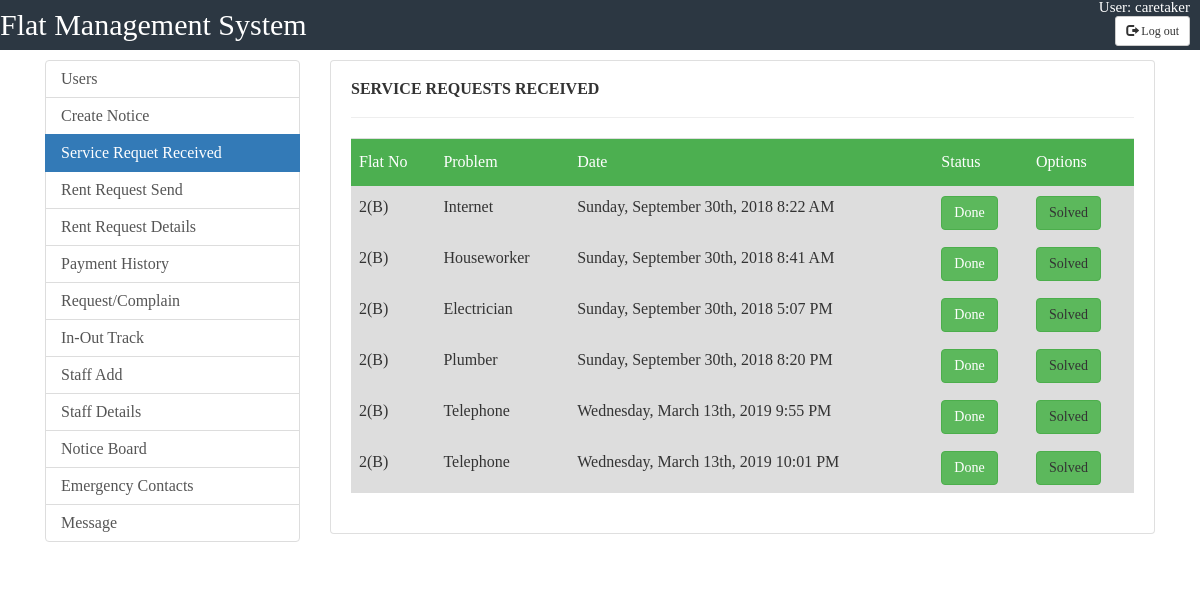
The page /caretaker/requests.php (signed in) on the database as committed earlier.
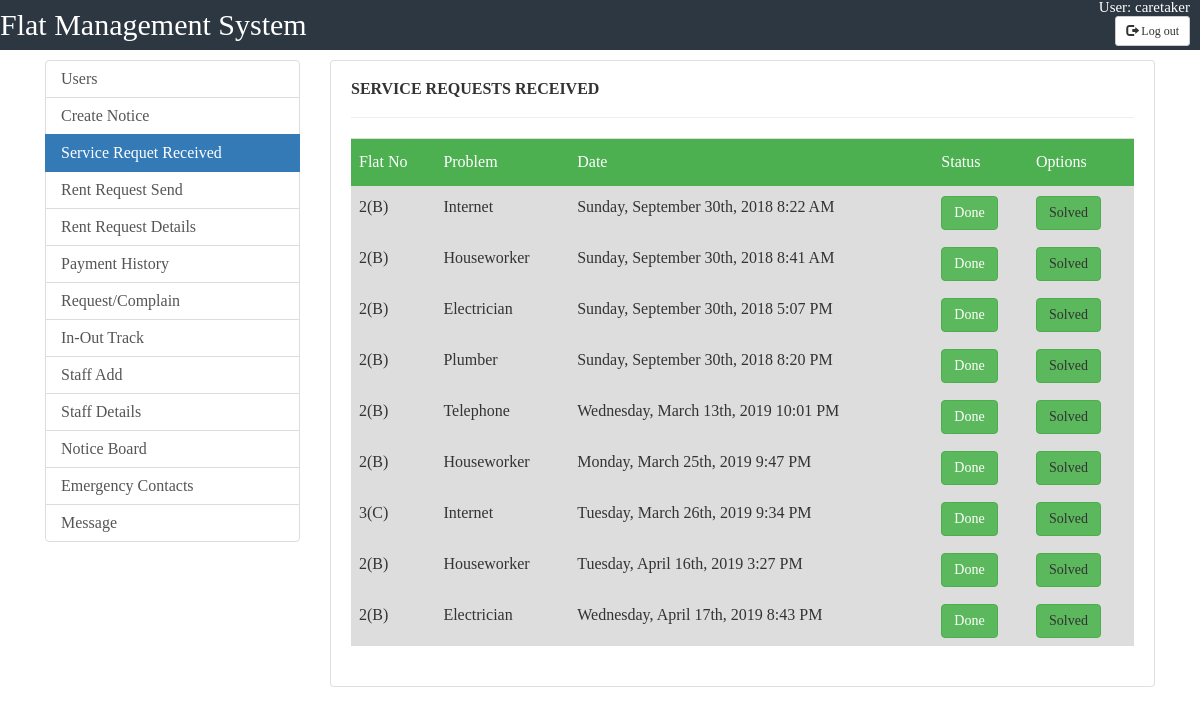
The same page on the database as committed later.
### tables this page shows
CREATE TABLE `service` (
  `id` int(25) NOT NULL,
  `flat_no` varchar(100) NOT NULL,
  `problem` varchar(100) NOT NULL,
  `date` varchar(100) NOT NULL,
  `status` int(2) NOT NULL DEFAULT '0',
  `manager` int(1) NOT NULL DEFAULT '0',
  `msg` varchar(1000) DEFAULT NULL
);

### caretaker/requests.php (the view, shortened to what this page needs)
<?php
include_once("../includes/db.php");
$query ="Select COUNT(id) from service where manager=0 AND status=0 ";
$result = mysqli_query( $con, $query );
$row = mysqli_fetch_array( $result );
$count = $row[ 'COUNT(id)' ];
?>
<!doctype html>
<html>
<head>
	<link href="//maxcdn.bootstrapcdn.com/bootstrap/4.1.1/css/bootstrap.min.css" rel="stylesheet" id="bootstrap-css">
	<link rel="stylesheet" href="../css/table.css">
	<link rel="stylesheet" href="https://maxcdn.bootstrapcdn.com/bootstrap/3.3.7/css/bootstrap.min.css">
	<link rel="stylesheet" href="../css/user.css">
</head>
<body>
	<div class="header">
		<div class="logo">
			<ul>
				<li id="logo">Flat Management System</li>
				<li id="user">User:
					<?php echo $_SESSION['u_id'];?>
				</li><br>
				<form action="<?php $_PHP_Self ?>" method="post">
				<li id="button"><button  name="logout" type="submit" class="btn btn-default btn-sm">
          <span class="glyphicon glyphicon-log-out"></span> Log out
        </button>
				</li>
				</form>
			</ul>
		</div>
	</div>
	<div class="container">
		<div class="row">
			<div class="col-md-3">
				<div class="list-group ">
					<a href="caretaker.php" class="list-group-item list-group-item-action ">Users</a>
					<a href="create_notice.php" class="list-group-item list-group-item-action ">Create Notice</a>
					<a href="#" class="list-group-item list-group-item-action active">Service Requet Received<span class="fa fa-globe" style="color: red;font-weight: 800;padding: 5px;"><?php if($count!=0)echo $count;?></span></a>
					<a href="rent.php" class="list-group-item list-group-item-action ">Rent Request Send</a>
					<a href="payment_received.php" class="list-group-item list-group-item-action">Rent Request Details</a>
					<a href="payment_history.php" class="list-group-item list-group-item-action ">Payment History</a>
					<a href="send_msg.php" class="list-group-item list-group-item-action">Request/Complain</a>
					<a href="io_tracker.php" class="list-group-item list-group-item-action">In-Out Track</a>
					<a href="staff_Add.php"  class="list-group-item list-group-item-action">Staff Add</a>
					<a href="staff_view.php"  class="list-group-item list-group-item-action">Staff Details</a>
					<a href="../notice_board.php" target="_blank" class="list-group-item list-group-item-action">Notice Board</a>
					<a href="../emergency.php" target="_blank" class="list-group-item list-group-item-action">Emergency Contacts</a>
					<a href="../messaging/message.php"  target="_blank" class="list-group-item list-group-item-action">Message</a>
				</div>
			</div>
			<div class="col-md-9">
				<div class="card">
					<div class="card-body">
						<div class="row">
							<div class="col-md-12">
								<h4 style="text-transform: uppercase; font-weight: bold;"> Service Requests Received</h4>
								<hr>
							</div>
						</div>
						<div class="row">
							<div class="col-md-12">
								<form action="requests.php" method="post">
									<div class="table-responsive">
										<table class="table" id="users">
											<tbody>
												<thead>
													<th>Flat No</th>
													<th>Problem</th>
													<th>Date</th>
													<th>Status</th>
													<th>Options</th>
 <?php
	include_once("../includes/db.php");
$result = mysqli_query($con, "SELECT * FROM service where manager=0 ORDER BY status ASC");
        while($res = mysqli_fetch_array($result)) {
			$statuscheck=$res['status'];
			echo "<tr>";
            echo "<td>".$res['flat_no']."</td>";
            echo "<td>".$res['problem']."</td>";
            echo "<td>".$res['date']."</td>";
			if($res['status']==1)
			{
				echo "<td>"."<span class='btn btn-success'>"."Done"."</span>"."</td>";
			}else if($res['status']==0)
			{
				echo "<td>"."<span class='btn btn-warning'>"."Pending"."</span>". "</td>";
			}else
			{
				echo "<td>"."None"."</td>";
			}
		if($statuscheck==0)
			{
				echo "<td><a class='btn btn-primary' style='color:white; text-decoration:none;' href=\"request_edit.php?id=$res[id]\">Success</a></td>";
			}else{
				echo "<td><a class='btn btn-success'>Solved</a></td>";
			}
        }
        ?>
											</tbody>
										</table>
									</div>
								</form>
							</div>
						</div>
					</div>
				</div>
			</div>
		</div>
	</div>
</body>
</html>

### css/table.css (style rules this page uses)
html,body,div,span,applet,object,iframe,h1,h2,h3,h4,h5,h6,p,blockquote,pre,a,abbr,acronym,address,big,cite,code,del,dfn,em,img,ins,kbd,q,s,samp,small,strike,strong,sub,sup,tt,var,b,u,i,center,dl,dt,dd,ol,ul,li,fieldset,form,label,legend,table,caption,tbody,tfoot,thead,tr,th,td,article,aside,canvas,details,embed,figure,figcaption,footer,header,hgroup,menu,nav,output,ruby,section,summary,time,mark,audio,video { margin: 0; padding: 0; border: 0; font-size: 100%; font: inherit; vertical-align: baseline; }
body { line-height: 1; }
ol,ul { list-style: none; }
table { border-collapse: collapse; border-spacing: 0; }
#users,#books tr:nth-child(even) { background-color: #f2f2f2; }
#users,#books tr:hover { background-color: #ddd; }
#users th { padding-top: 12px; padding-bottom: 12px; text-align: left; background-color: #4CAF50; color: white; }

### css/user.css (style rules this page uses)
html,body,div,span,applet,object,iframe,h1,h2,h3,h4,h5,h6,p,blockquote,pre,a,abbr,acronym,address,big,cite,code,del,dfn,em,img,ins,kbd,q,s,samp,small,strike,strong,sub,sup,tt,var,b,u,i,center,dl,dt,dd,ol,ul,li,fieldset,form,label,legend,table,caption,tbody,tfoot,thead,tr,th,td,article,aside,canvas,details,embed,figure,figcaption,footer,header,hgroup,menu,nav,output,ruby,section,summary,time,mark,audio,video { margin: 0; padding: 0; border: 0; font-size: 100%; font: inherit; vertical-align: baseline; }
body { line-height: 1; }
ol,ul { list-style: none; }
table { border-collapse: collapse; border-spacing: 0; }
.header { height:50px; background-color: #2c3742; margin-bottom: 10px; }
.header ul { text-decoration: none; color: white; }
.header ul li { float:left; }
#logo { font-size:30px; margin:0px; padding:10px 0px; color:#fff; }
#user,#button { float:right; margin-right: 10px; font-size: 15px; }

Rows that differ between the two databases and show on the page:
removed service: flat_no "2(B)", problem "Telephone", date "Wednesday, March 13th, 2019 9:55 PM", status "Done"
added service: flat_no "2(B)", problem "Houseworker", date "Monday, March 25th, 2019 9:47 PM", status "Done"
added service: flat_no "3(C)", problem "Internet", date "Tuesday, March 26th, 2019 9:34 PM", status "Done"
added service: flat_no "2(B)", problem "Houseworker", date "Tuesday, April 16th, 2019 3:27 PM", status "Done"
added service: flat_no "2(B)", problem "Electrician", date "Wednesday, April 17th, 2019 8:43 PM", status "Done"
